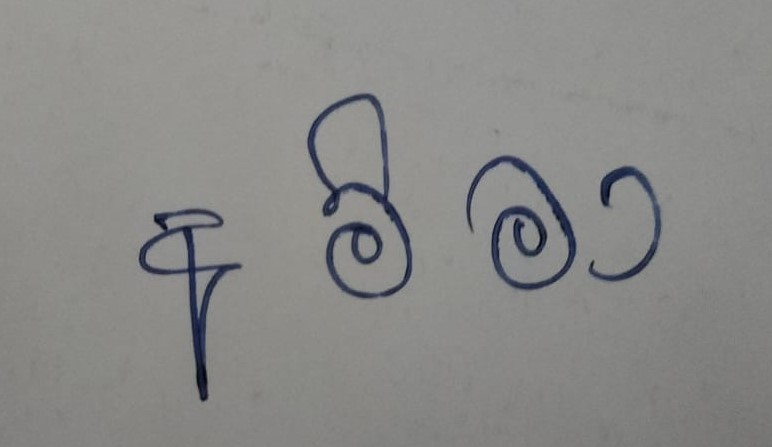
#> input picture Development/SampleImages/amma_cropped.jpg, 772 x 447 px, found by its file name
$ jupyter execute --allow-errors 1_preparing_images.ipynb
#> lines starting #> are read from the running program, lines starting #| are printed output that depends on the picture; after the words box and inside, x2 and y2 are one past the last pixel; in counts of white or black regions, pixels touching at a corner belong together
## Preparing new samples

[cell 1]
from IPython.display import display, Image
from PIL import Image
import numpy as np
import cv2
from PIL import ImageEnhance

# Path to your image file
# image1_path = 'C:/Users/cmsmc/Desktop/Projects/SinhalaTranslator/Work/code/CNN/Development/SampleImages/amma.jpg'  # Replace 'example_image.jpg' with the actual filename

# print("\nORIGINAL IMAGES -------------------------------------------------------------------------------------------------------------------------------------------------->\n")
# Display the image
# display(Image(filename=image1_path))

# Crop -----------------------------------------------------------------------------------//

# def crop_and_display(input_path, crop_box):
#     """
#     Crop an image and display both the original and cropped images.

#     Args:
#         input_path (str): Path to the input image file.
#         crop_box (tuple): A tuple (left, upper, right, lower) defining the
#                          pixel coordinates of the crop box.
#     """
#     image = Image.open(input_path)

#     # Display original image
#     print("Original Image:")

#     # image.show()

#     # Crop image
#     cropped_image = image.crop(crop_box)

#     # Display cropped image
#     print("Cropped Image:")
#     display(cropped_image)
#     display(image)
#     # cropped_image.show()

# Resize ---------------------------------------------------------------------------//


# Path to your original image
original_image = Image.open('C:/Users/cmsmc/Desktop/Projects/SinhalaTranslator/Work/code/CNN/Development/SampleImages/amma_cropped.jpg')
#> original_image is the input picture: PIL image 772x447 RGB; mean R, G, B 137.7, 137.6, 135.8

# Resize the img to 320x160
resized_image = original_image.resize((320,160))
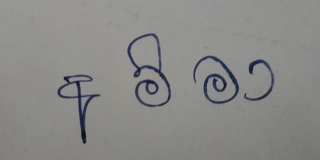
#> resized_image: PIL image 320x160 RGB; mean R, G, B 137.7, 137.6, 135.8

print("\nRESIZED IMAGES -------------------------------------------------------------------------------------------------------------------------------------------------->\n")
# Display resized img
display(resized_image)

# Convert to grayscale ---------------------------------------------------------------------------------------------------------------------------------------------------//
grayscale_image = resized_image.convert('L')

print("\nGRAYSCALE IMAGES -------------------------------------------------------------------------------------------------------------------------------------------------->\n")

# Display grayscale img
display(grayscale_image)


# Convert it to a NumPy array
binary_image_array = np.array(grayscale_image)

# Invert the binary image
inverted_image_array = cv2.bitwise_not(binary_image_array)
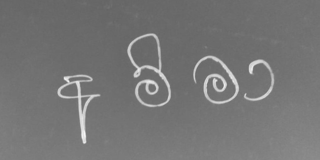
#> inverted_image_array: shape (160, 320); min 100, max 249, mean 117.4

# Define the kernel for dilation
kernel_size = 3  # Adjust this value to control the thickness
kernel = np.ones((kernel_size, kernel_size), np.uint8)

# Perform morphological dilation
dilated_inverted_image_array = cv2.dilate(inverted_image_array, kernel, iterations=1)
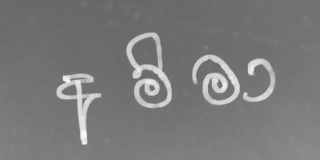
#> dilated_inverted_image_array: shape (160, 320); min 102, max 249, mean 122

# Invert the dilated image back to its original orientation
dilated_image_array = cv2.bitwise_not(dilated_inverted_image_array)
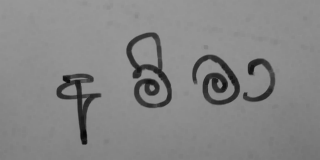
#> dilated_image_array: shape (160, 320); min 6, max 153, mean 133

# Convert the dilated NumPy array back to a PIL Image object
dilated_image = Image.fromarray(dilated_image_array)

# Display the dilated image
display(dilated_image)

# Enhace the contrast of grayscale img
enhancer = ImageEnhance.Contrast(dilated_image)
contrast_factor = 3
contrast_enhanced_image = enhancer.enhance(contrast_factor)
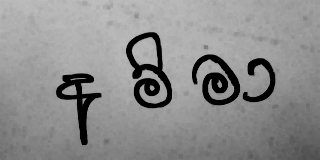
#> contrast_enhanced_image: PIL image 320x160 L; min 0, max 193, mean 140.7

print("\nCONTRAST ENHANCED IMAGES -------------------------------------------------------------------------------------------------------------------------------------------------->\n")

display(contrast_enhanced_image)

# Convert contrast_enhanced_image to numpy array
contrast_enhanced_image_array = np.array(contrast_enhanced_image)

# Perform median blur filtering
median_blur_kernel_size = 3  # Keep an Odd value.
filtered_image = cv2.medianBlur(contrast_enhanced_image_array, median_blur_kernel_size)

# Convert the filtered numpy array back to a PIL Image object
filtered_image_pil = Image.fromarray(filtered_image)

print("\nCONTRAST ENHANCED IMAGES AFTER MEDIAN BLUR FILTER -------------------------------------------------------------------------------------------------------------------------------------------------->\n")

# Display the contrast enhanced image after median blur filtering
display(filtered_image_pil)

import cv2
import numpy as np

# Convert to numpy array
contrast_enhanced_image_array = np.array(filtered_image_pil)

# Perform thresholding to binarize the image
threshold_value = 40
_, binary_image_array = cv2.threshold(contrast_enhanced_image_array, threshold_value, 255, cv2.THRESH_BINARY)
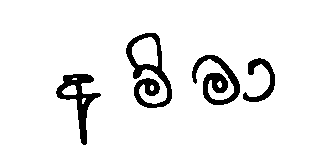
#> binary_image_array: shape (160, 320); 92.7% white; 4 black regions, box (x1, y1, x2, y2) and area: (126, 33, 172, 108) 1271, (192, 55, 240, 105) 1013, (56, 74, 101, 145) 986, (243, 58, 275, 102) 488

# Convert the binary NumPy array back to a PIL Image Obj
binary_image = Image.fromarray(binary_image_array)

print("\nBINARIZED IMAGES -------------------------------------------------------------------------------------------------------------------------------------------------->\n")

# Display binary image
display(binary_image)

# Convert it to a NumPy array
binary_image_array = np.array(binary_image)

# Invert the binary image
inverted_image_array = cv2.bitwise_not(binary_image_array)

# Define the kernel for dilation
kernel_size = 2  # Adjust this value to control the thickness
kernel = np.ones((kernel_size, kernel_size), np.uint8)

# Perform morphological dilation
dilated_inverted_image_array = cv2.dilate(inverted_image_array, kernel, iterations=1)
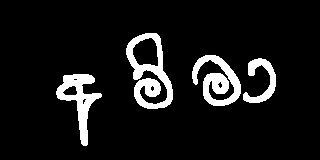
#> dilated_inverted_image_array: shape (160, 320); 8.9% white; 4 white regions, box (x1, y1, x2, y2) and area: (126, 33, 173, 109) 1562, (192, 55, 241, 106) 1240, (56, 74, 102, 146) 1159, (243, 58, 276, 103) 603

# Convert the dilated NumPy array back to a PIL Image object
dilated_image = Image.fromarray(dilated_inverted_image_array)

# Display the dilated image
display(dilated_image)

$ run again, with Development/SampleImages/amma.jpg copied over Development/SampleImages/amma_cropped.jpg
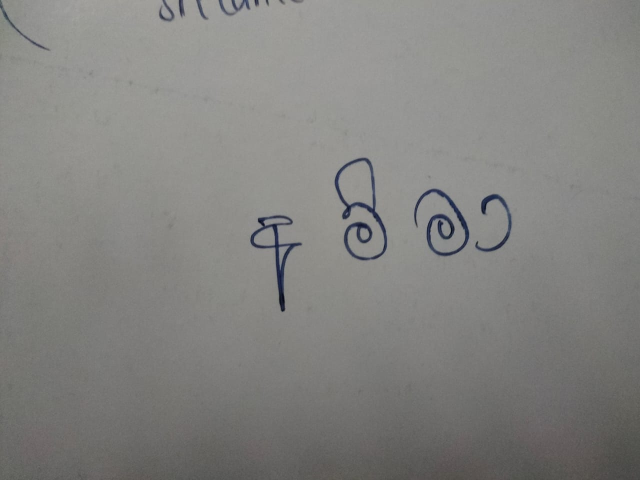
#> input picture Development/SampleImages/amma.jpg, 1280 x 960 px, found by its file name (shown at 1/2 size)
#> original_image is the input picture: PIL image 1280x960 RGB; mean R, G, B 131.2, 130.8, 128.2
#> `_, binary_image_array = cv2.threshold(contrast_enhanced_image_array, t..`:
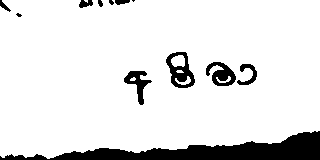
#> binary_image_array: shape (160, 320); 89% white; 12 black regions (3 under 20 px), largest, box (x1, y1, x2, y2) and area: (0, 131, 320, 160) 3905, (166, 52, 195, 88) 515, (206, 62, 236, 86) 409
#> `dilated_inverted_image_array = cv2.dilate(inverted_image_array, kernel..`:
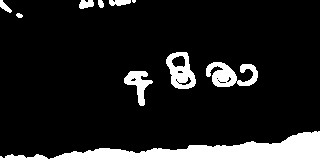
#> dilated_inverted_image_array: shape (160, 320); 12% white; 10 white regions (1 under 20 px), largest, box (x1, y1, x2, y2) and area: (0, 131, 320, 160) 3941, (206, 62, 258, 87) 753, (166, 52, 196, 89) 646
